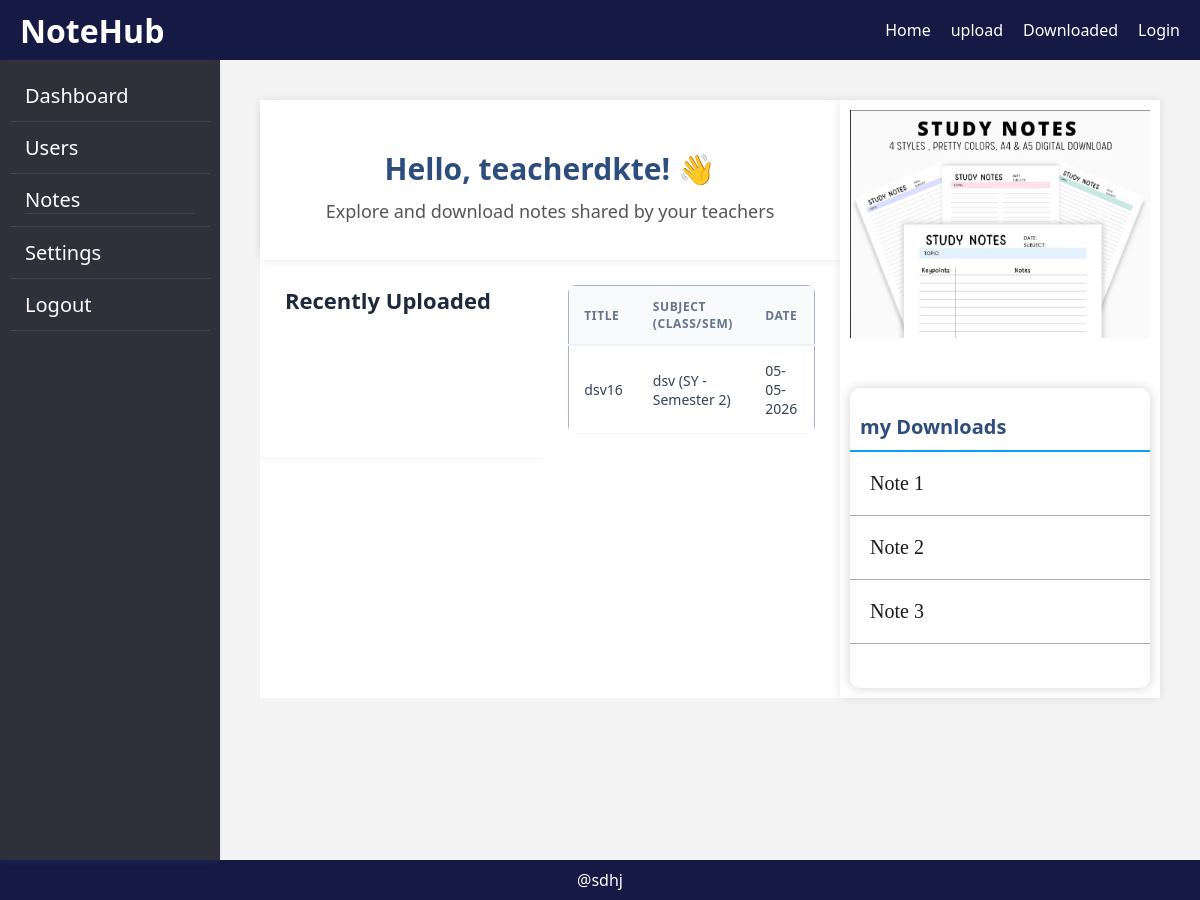
/ (signed in), run on the app's committed database.
### models.py (models this page shows)
class Note(db.Model):
    id = db.Column(db.Integer, primary_key=True)
    title = db.Column(db.String(200), nullable=False)
    subject = db.Column(db.String(100), nullable=False)
    file_path = db.Column(db.String(200), nullable=False)
    college_id = db.Column(db.Integer, db.ForeignKey('college.id'), nullable=False)
    teacher_id = db.Column(db.Integer, db.ForeignKey('user.id'), nullable=False)
    download_count = db.Column(db.Integer, default=0)
    created_at = db.Column(db.DateTime, default=datetime.utcnow)

### app.py (the view)
@app.route('/')
def home():
    if 'user_id' not in session:
        return redirect('/login')
    if session.get('role') == 'student':
        return redirect(url_for('student_dashboard'))
    current_college_id = session.get('college_id')
    query = Note.query.filter_by(college_id=current_college_id)
    subject_filter = request.args.get('subject')
    if subject_filter:
        query = query.filter(Note.subject.ilike(f"%{subject_filter}%"))
    notes = query.order_by(Note.created_at.desc()).all()
    return render_template("notes.html", notes=notes, username=session.get('username'))

### templates/notes.html
{% extends "base1.html" %}
{% block content %}
<div class="main">
    <div class="layout">
        <div class="container">
            <div class="welcome">
                <h1 id="wel">Hello, {{ username }}! 👋</h1>
                <p>Explore and download notes shared by your teachers</p>
            </div>
            <div class="main-container">
                <div class="recent">
                    <h1>Recently Uploaded</h1>
                <div class="table-section">
                    <table class="notes-table">
                            <thead>
                                <tr>
                                    <th>Title</th>
                                    <th>Subject (Class/Sem)</th>
                                    <th>Date</th>
                                </tr>
                            </thead>
                            <tbody>
                            {% for note in notes %}
                            <tr>
                                <td>{{ note.title }}</td>
                                <td>{{ note.subject }}</td>
                                <td>{{ note.created_at.strftime("%d-%m-%Y") }}</td>
                            </tr>
                            {% endfor %}
                            </tbody>
                        </table>
                </div></div>
            </div>
        </div>
        <div class="cont-secound">
            <div class="img">
                <img src="{{ url_for('static', filename='images/index.png') }}" class="image">
            </div>
            <div class="box1">
                <h2>my Downloads</h2>
                <ul>
                    <li>Note 1</li>
                    <li>Note 2</li>
                    <li>Note 3</li>
                </ul>
            </div>
        </div>
    </div>
</div>
{% endblock %}

### static/css/dashboard1.css (style rules this page uses)
* { margin: 0; padding: 0; box-sizing: border-box; }
.layout { display: flex; }
.main { flex: 1; padding: 20px; background: #f4f4f4; }

### static/css/dashboard.css (style rules this page uses)
* { margin: 0; padding: 0; box-sizing: border-box; }
body { font-family: 'Segoe UI', Tahoma, Geneva, Verdana, sans-serif; background-color:#e2dcdc; }
.container { display: flex; flex-direction:column; background-color: #ffffff;; flex:3; }
.welcome { box-shadow: 0px 0px 10px rgba(0,0,0,0.1); height:20vh; width:100%; display:flex; justify-content: center; align-items: center; flex-direction: column; }
#wel { color:#2d4d7d; font-size: 30px; padding:10px; }
.welcome p { color:#555; font-size: 18px; }
.main-container { height:auto; width:100%; display: flex; justify-content: space-evenly; flex-wrap: wrap; box-shadow: 0px 0px 5px rgba(0,0,0,0.01); }
.recent { height:100%; width:100%; display: flex; }
.layout { display: flex; }
.recent h1 { color: #1e293b; font-size: 22px; font-weight: 700; padding: 25px 0 15px 25px; width: 100%; border-bottom: 1px solid #f1f5f9; }
.table-section { width: 100%; padding: 25px; display: flex; justify-content:flex-start; }
.notes-table { width: 100%; border-collapse: collapse; background: white; border-radius: 8px; overflow: hidden; }
.notes-table th { background-color: #f8fafc; color: #64748b; font-weight: 600; text-transform: uppercase; font-size: 12px; letter-spacing: 0.05em; padding: 12px 15px; text-align: left; border-bottom: 2px solid #edf2f7; }
.notes-table td { padding: 15px; border-bottom: 1px solid #f1f5f9; color: #334155; font-size: 14px; }
.cont-secound { border:none; padding:10px; display: flex; flex:1; background-color: #fffefe; justify-content: space-evenly; flex-wrap: wrap; border:none; box-shadow: 0px 0px 10px rgba(0,0,0,0.1); }
img { height:100%; width:100%; }
.box1 { height:300px; width:300px; box-shadow: 0px 0px 10px rgba(57, 60, 62, 0.223); background-color: #ffffff; padding:15px 0px 15px; border-radius: 10px; margin-top:50px; }
h2 { color:#2d4d7d; font-size: 20px; padding:10px; border-bottom: 2px solid #06a2fd; }
.box1 li { display: flex; flex-direction: column; gap: 20px; color:rgb(28, 27, 27); font-family: 'Times New Roman', Times, serif; font-size: 20px; padding:20px; border-bottom: 1px solid #aaaead; text-decoration: none; }
.table-section tr, .table-seection th { border:1px solid #aaaedd; }

### static/css/upload.css (style rules this page uses)
* { margin: 0; padding: 0; box-sizing: border-box; }

### data on the page
Note: title "dsv16", subject "dsv (SY - Semester 2)", created_at "05-05-2026"

### other printed values
{{ username }} "teacherdkte"
